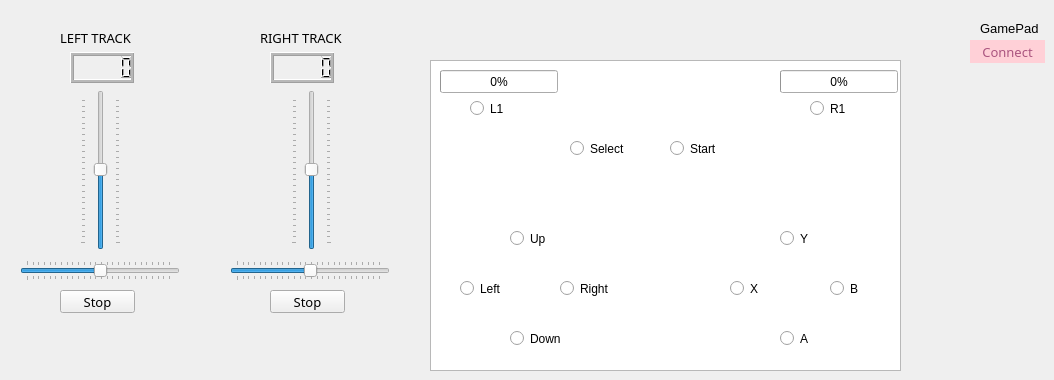
    <widget class="QWidget" name="tab_6">
     <attribute name="title">
      <string>GamePad</string>
     </attribute>
     <widget class="QSlider" name="VerticalSliderLeft">
      <property name="geometry">
       <rect>
        <x>80</x>
        <y>90</y>
        <width>41</width>
        <height>160</height>
       </rect>
      </property>
      <property name="minimum">
       <number>-128</number>
      </property>
      <property name="maximum">
       <number>127</number>
      </property>
      <property name="value">
       <number>0</number>
      </property>
      <property name="orientation">
       <enum>Qt::Vertical</enum>
      </property>
      <property name="tickPosition">
       <enum>QSlider::TicksBothSides</enum>
      </property>
     </widget>
     <widget class="QSlider" name="VerticalSliderRight">
      <property name="geometry">
       <rect>
        <x>291</x>
        <y>90</y>
        <width>41</width>
        <height>160</height>
       </rect>
      </property>
      <property name="minimum">
       <number>-128</number>
      </property>
      <property name="maximum">
       <number>127</number>
      </property>
      <property name="value">
       <number>0</number>
      </property>
      <property name="sliderPosition">
       <number>0</number>
      </property>
      <property name="orientation">
       <enum>Qt::Vertical</enum>
      </property>
      <property name="tickPosition">
       <enum>QSlider::TicksBothSides</enum>
      </property>
     </widget>
     <widget class="QLabel" name="label_Left_Track_Slider">
      <property name="geometry">
       <rect>
        <x>60</x>
        <y>30</y>
        <width>81</width>
        <height>16</height>
       </rect>
      </property>
      <property name="font">
       <font>
        <family>Sans Serif</family>
        <pointsize>10</pointsize>
       </font>
      </property>
      <property name="text">
       <string>LEFT TRACK</string>
      </property>
     </widget>
     <widget class="QLabel" name="label_Right_Trach_Slider">
      <property name="geometry">
       <rect>
        <x>260</x>
        <y>30</y>
        <width>101</width>
        <height>16</height>
       </rect>
      </property>
      <property name="font">
       <font>
        <family>Sans Serif</family>
        <pointsize>10</pointsize>
       </font>
      </property>
      <property name="text">
       <string>RIGHT TRACK</string>
      </property>
     </widget>
     <widget class="QLCDNumber" name="lcdNumberLeftTrackSlider">
      <property name="geometry">
       <rect>
        <x>70</x>
        <y>52</y>
        <width>64</width>
        <height>31</height>
       </rect>
      </property>
      <property name="midLineWidth">
       <number>2</number>
      </property>
      <property name="digitCount">
       <number>5</number>
      </property>
      <property name="mode">
       <enum>QLCDNumber::Dec</enum>
      </property>
      <property name="intValue" stdset="0">
       <number>0</number>
      </property>
     </widget>
     <widget class="QLCDNumber" name="lcdNumberRightTrackSlider">
      <property name="geometry">
       <rect>
        <x>270</x>
        <y>52</y>
        <width>64</width>
        <height>31</height>
       </rect>
      </property>
      <property name="midLineWidth">
       <number>2</number>
      </property>
      <property name="digitCount">
       <number>5</number>
      </property>
      <property name="intValue" stdset="0">
       <number>0</number>
      </property>
     </widget>
     <widget class="QPushButton" name="resetLeftTrackSlider">
      <property name="geometry">
       <rect>
        <x>60</x>
        <y>290</y>
        <width>75</width>
        <height>23</height>
       </rect>
      </property>
      <property name="font">
       <font>
        <family>Sans Serif</family>
        <pointsize>10</pointsize>
       </font>
      </property>
      <property name="text">
       <string>Stop</string>
      </property>
     </widget>
     <widget class="QPushButton" name="resetRightTrackSlider">
      <property name="geometry">
       <rect>
        <x>270</x>
        <y>290</y>
        <width>75</width>
        <height>23</height>
       </rect>
      </property>
      <property name="font">
       <font>
        <family>Sans Serif</family>
        <pointsize>10</pointsize>
       </font>
      </property>
      <property name="text">
       <string>Stop</string>
      </property>
     </widget>
     <widget class="QGraphicsView" name="graphicsViewGamePad">
      <property name="geometry">
       <rect>
        <x>430</x>
        <y>60</y>
        <width>471</width>
        <height>311</height>
       </rect>
      </property>
     </widget>
     <widget class="QRadioButton" name="radioButton_Y">
      <property name="geometry">
       <rect>
        <x>780</x>
        <y>230</y>
        <width>31</width>
        <height>17</height>
       </rect>
      </property>
      <property name="text">
       <string>Y</string>
      </property>
      <property name="checked">
       <bool>false</bool>
      </property>
      <property name="autoExclusive">
       <bool>false</bool>
      </property>
     </widget>
     <widget class="QRadioButton" name="radioButton_B">
      <property name="enabled">
       <bool>true</bool>
      </property>
      <property name="geometry">
       <rect>
        <x>830</x>
        <y>280</y>
        <width>31</width>
        <height>17</height>
       </rect>
      </property>
      <property name="text">
       <string>B</string>
      </property>
      <property name="checkable">
       <bool>true</bool>
      </property>
      <property name="checked">
       <bool>false</bool>
      </property>
      <property name="autoExclusive">
       <bool>false</bool>
      </property>
     </widget>
     <widget class="QRadioButton" name="radioButton_A">
      <property name="geometry">
       <rect>
        <x>780</x>
        <y>330</y>
        <width>31</width>
        <height>17</height>
       </rect>
      </property>
      <property name="text">
       <string>A</string>
      </property>
      <property name="autoExclusive">
       <bool>false</bool>
      </property>
     </widget>
     <widget class="QRadioButton" name="radioButton_X">
      <property name="geometry">
       <rect>
        <x>730</x>
        <y>280</y>
        <width>31</width>
        <height>17</height>
       </rect>
      </property>
      <property name="text">
       <string>X</string>
      </property>
      <property name="autoExclusive">
       <bool>false</bool>
      </property>
     </widget>
     <widget class="QProgressBar" name="progressBar_L2">
      <property name="geometry">
       <rect>
        <x>440</x>
        <y>70</y>
        <width>118</width>
        <height>23</height>
       </rect>
      </property>
      <property name="value">
       <number>0</number>
      </property>
     </widget>
     <widget class="QProgressBar" name="progressBar_R2">
      <property name="geometry">
       <rect>
        <x>780</x>
        <y>70</y>
        <width>118</width>
        <height>23</height>
       </rect>
      </property>
      <property name="value">
       <number>0</number>
      </property>
     </widget>
     <widget class="QRadioButton" name="radioButton_Select">
      <property name="geometry">
       <rect>
        <x>570</x>
        <y>140</y>
        <width>61</width>
        <height>17</height>
       </rect>
      </property>
      <property name="text">
       <string>Select</string>
      </property>
      <property name="checked">
       <bool>false</bool>
      </property>
      <property name="autoExclusive">
       <bool>false</bool>
      </property>
     </widget>
     <widget class="QRadioButton" name="radioButton_Start">
      <property name="geometry">
       <rect>
        <x>670</x>
        <y>140</y>
        <width>51</width>
        <height>17</height>
       </rect>
      </property>
      <property name="text">
       <string>Start</string>
      </property>
      <property name="checked">
       <bool>false</bool>
      </property>
      <property name="autoExclusive">
       <bool>false</bool>
      </property>
     </widget>
     <widget class="QRadioButton" name="radioButton_L1">
      <property name="geometry">
       <rect>
        <x>470</x>
        <y>100</y>
        <width>82</width>
        <height>17</height>
       </rect>
      </property>
      <property name="text">
       <string>L1</string>
      </property>
      <property name="autoExclusive">
       <bool>false</bool>
      </property>
     </widget>
     <widget class="QRadioButton" name="radioButton_R1">
      <property name="geometry">
       <rect>
        <x>810</x>
        <y>100</y>
        <width>82</width>
        <height>17</height>
       </rect>
      </property>
      <property name="text">
       <string>R1</string>
      </property>
      <property name="autoExclusive">
       <bool>false</bool>
      </property>
     </widget>
     <widget class="QRadioButton" name="radioButton_Left">
      <property name="geometry">
       <rect>
        <x>460</x>
        <y>280</y>
        <width>51</width>
        <height>17</height>
       </rect>
      </property>
      <property name="text">
       <string>Left</string>
      </property>
      <property name="autoExclusive">
       <bool>false</bool>
      </property>
     </widget>
     <widget class="QRadioButton" name="radioButton_Up">
      <property name="geometry">
       <rect>
        <x>510</x>
        <y>230</y>
        <width>41</width>
        <height>17</height>
       </rect>
      </property>
      <property name="text">
       <string>Up</string>
      </property>
      <property name="autoExclusive">
       <bool>false</bool>
      </property>
     </widget>
     <widget class="QRadioButton" name="radioButton_Right">
      <property name="geometry">
       <rect>
        <x>560</x>
        <y>280</y>
        <width>61</width>
        <height>17</height>
       </rect>
      </property>
      <property name="text">
       <string>Right</string>
      </property>
      <property name="autoExclusive">
       <bool>false</bool>
      </property>
     </widget>
     <widget class="QRadioButton" name="radioButton_Down">
      <property name="geometry">
       <rect>
        <x>510</x>
        <y>330</y>
        <width>61</width>
        <height>17</height>
       </rect>
      </property>
      <property name="text">
       <string>Down</string>
      </property>
      <property name="autoExclusive">
       <bool>false</bool>
      </property>
     </widget>
     <widget class="QSlider" name="horizontalSliderLeft">
      <property name="geometry">
       <rect>
        <x>20</x>
        <y>260</y>
        <width>160</width>
        <height>21</height>
       </rect>
      </property>
      <property name="minimum">
       <number>-128</number>
      </property>
      <property name="maximum">
       <number>127</number>
      </property>
      <property name="orientation">
       <enum>Qt::Horizontal</enum>
      </property>
      <property name="invertedAppearance">
       <bool>false</bool>
      </property>
      <property name="invertedControls">
       <bool>false</bool>
      </property>
      <property name="tickPosition">
       <enum>QSlider::TicksBothSides</enum>
      </property>
     </widget>
     <widget class="QSlider" name="horizontalSliderRight">
      <property name="geometry">
       <rect>
        <x>230</x>
        <y>260</y>
        <width>160</width>
        <height>21</height>
       </rect>
      </property>
      <property name="minimum">
       <number>-128</number>
      </property>
      <property name="maximum">
       <number>127</number>
      </property>
      <property name="orientation">
       <enum>Qt::Horizontal</enum>
      </property>
      <property name="tickPosition">
       <enum>QSlider::TicksBothSides</enum>
      </property>
     </widget>
     <widget class="QPushButton" name="pushButtonGamePadConnect">
      <property name="geometry">
       <rect>
        <x>970</x>
        <y>40</y>
        <width>75</width>
        <height>23</height>
       </rect>
      </property>
      <property name="font">
       <font>
        <family>Sans Serif</family>
        <pointsize>10</pointsize>
       </font>
      </property>
      <property name="styleSheet">
       <string notr="true">color: rgb(170, 85, 127);
border:none;
background-color: rgb(255, 208, 215);</string>
      </property>
      <property name="text">
       <string>Connect</string>
      </property>
     </widget>
     <widget class="QLabel" name="label_37">
      <property name="geometry">
       <rect>
        <x>980</x>
        <y>20</y>
        <width>61</width>
        <height>16</height>
       </rect>
      </property>
      <property name="font">
       <font>
        <pointsize>10</pointsize>
       </font>
      </property>
      <property name="text">
       <string>GamePad</string>
      </property>
     </widget>
    </widget>
